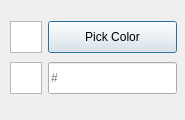
<?xml version="1.0" encoding="UTF-8"?>
<ui version="4.0">
 <class>InvertColor</class>
 <widget class="QDialog" name="InvertColor">
  <property name="geometry">
   <rect>
    <x>0</x>
    <y>0</y>
    <width>185</width>
    <height>120</height>
   </rect>
  </property>
  <property name="minimumSize">
   <size>
    <width>185</width>
    <height>120</height>
   </size>
  </property>
  <property name="maximumSize">
   <size>
    <width>185</width>
    <height>120</height>
   </size>
  </property>
  <property name="windowTitle">
   <string>Dialog</string>
  </property>
  <widget class="QWidget" name="layoutWidget">
   <property name="geometry">
    <rect>
     <x>10</x>
     <y>20</y>
     <width>167</width>
     <height>76</height>
    </rect>
   </property>
   <layout class="QVBoxLayout" name="verticalLayout">
    <item>
     <layout class="QFormLayout" name="formLayout">
      <item row="0" column="0">
       <widget class="QGraphicsView" name="gvInitial">
        <property name="minimumSize">
         <size>
          <width>32</width>
          <height>32</height>
         </size>
        </property>
        <property name="maximumSize">
         <size>
          <width>32</width>
          <height>32</height>
         </size>
        </property>
        <property name="verticalScrollBarPolicy">
         <enum>Qt::ScrollBarPolicy::ScrollBarAlwaysOff</enum>
        </property>
        <property name="horizontalScrollBarPolicy">
         <enum>Qt::ScrollBarPolicy::ScrollBarAlwaysOff</enum>
        </property>
       </widget>
      </item>
      <item row="0" column="1">
       <widget class="QPushButton" name="pbPick">
        <property name="minimumSize">
         <size>
          <width>0</width>
          <height>32</height>
         </size>
        </property>
        <property name="text">
         <string>Pick Color</string>
        </property>
       </widget>
      </item>
     </layout>
    </item>
    <item>
     <layout class="QFormLayout" name="formLayout_2">
      <item row="0" column="0">
       <widget class="QGraphicsView" name="gvColor">
        <property name="minimumSize">
         <size>
          <width>32</width>
          <height>32</height>
         </size>
        </property>
        <property name="maximumSize">
         <size>
          <width>32</width>
          <height>32</height>
         </size>
        </property>
        <property name="verticalScrollBarPolicy">
         <enum>Qt::ScrollBarPolicy::ScrollBarAlwaysOff</enum>
        </property>
        <property name="horizontalScrollBarPolicy">
         <enum>Qt::ScrollBarPolicy::ScrollBarAlwaysOff</enum>
        </property>
       </widget>
      </item>
      <item row="0" column="1">
       <widget class="QLineEdit" name="leColor">
        <property name="minimumSize">
         <size>
          <width>0</width>
          <height>32</height>
         </size>
        </property>
        <property name="readOnly">
         <bool>true</bool>
        </property>
        <property name="placeholderText">
         <string>#</string>
        </property>
       </widget>
      </item>
     </layout>
    </item>
   </layout>
  </widget>
 </widget>
 <resources/>
 <connections/>
</ui>
